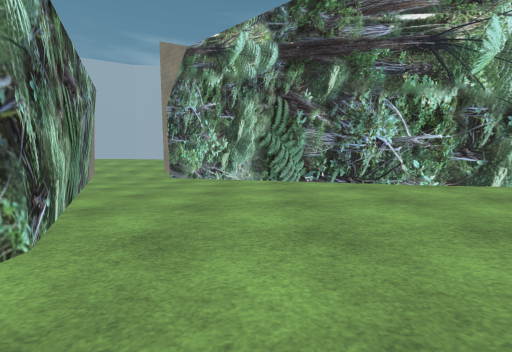
view 1 (above)

16 first-person views from a walk through a 3-D level made in the Godot game engine. The camera is 1.2 m above the floor, tilts 6° down and sees 90° across. Doors that lead somewhere are drawn open, without their leaves. The floor is counted in squares, 2 m on a side. Each view is taken from the middle of a square. On the plan, view 1 faces up. The plan holds only what a view shows up to about 9 squares ahead; the rest is blank. The place goes on beyond the plan. Characters and animated objects are not drawn. Some surface patterns are stand-ins.

view 2
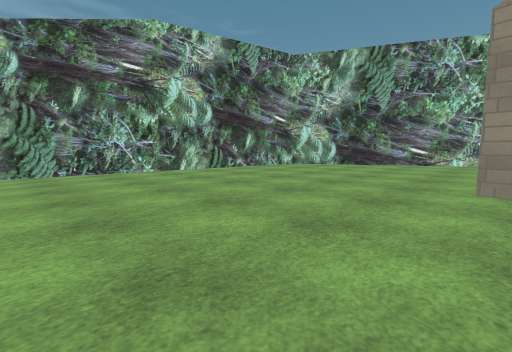

view 3
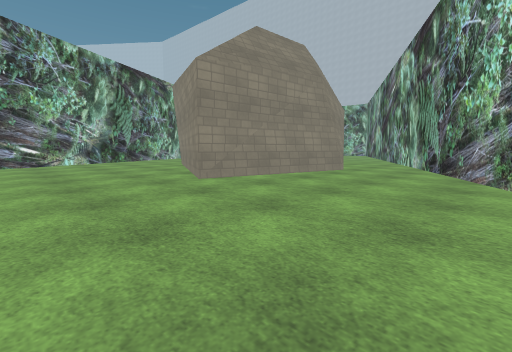

view 4
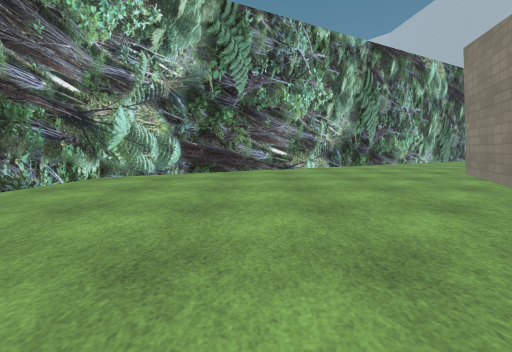

view 5
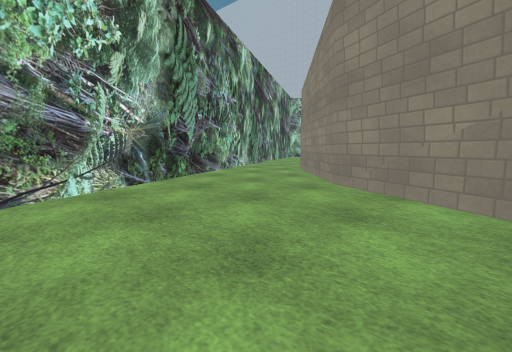

view 6
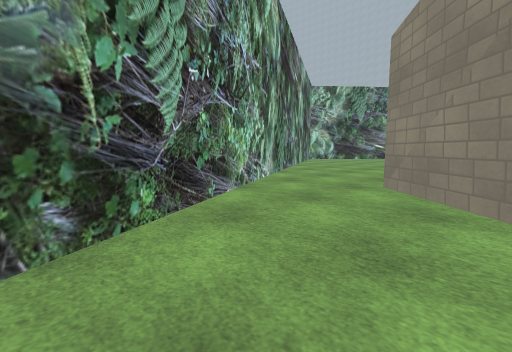

view 7
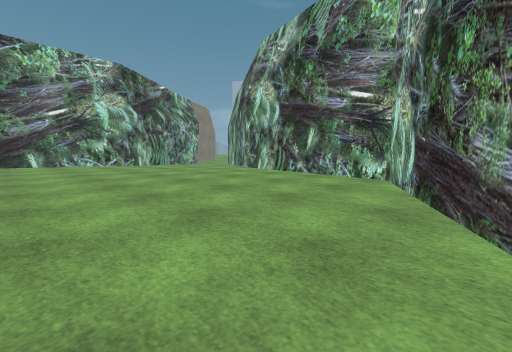

view 8
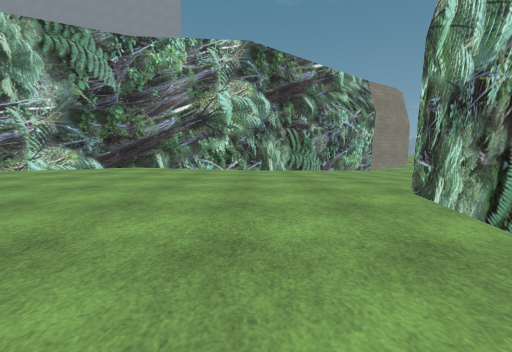

view 9
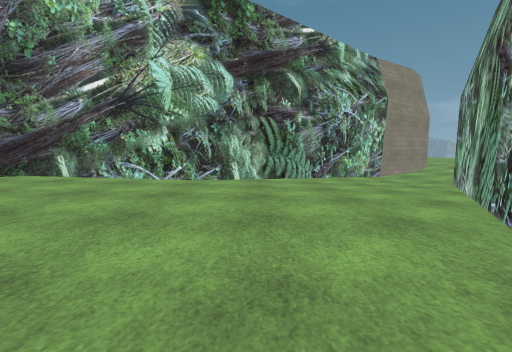

view 10
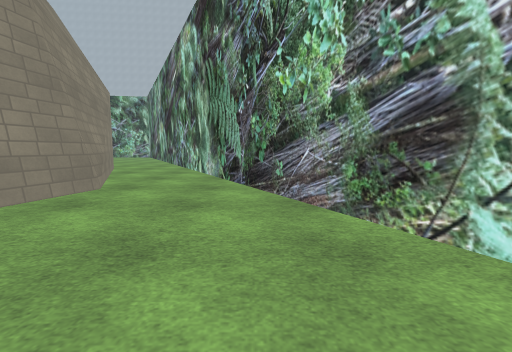

view 11
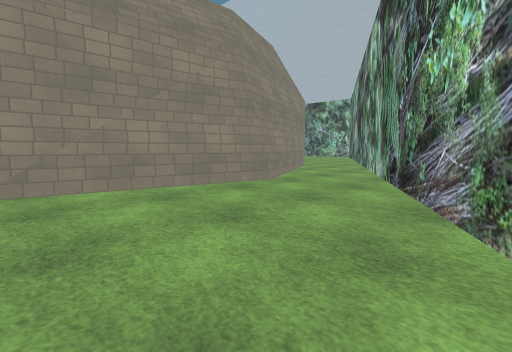

view 12
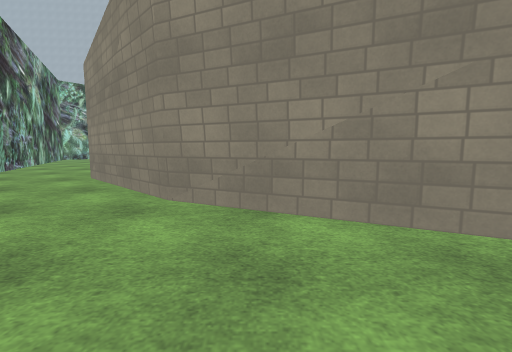

view 13
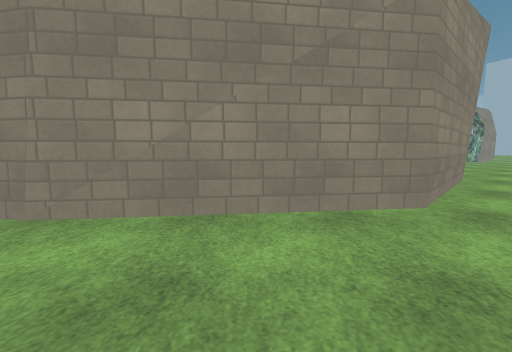

view 14
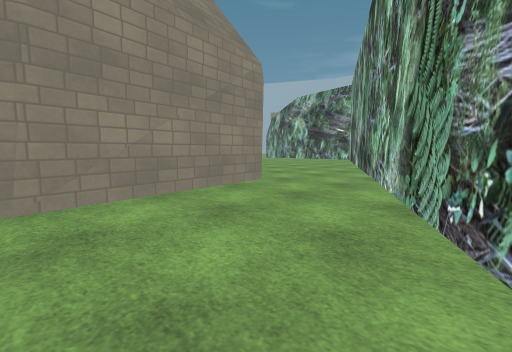

view 15
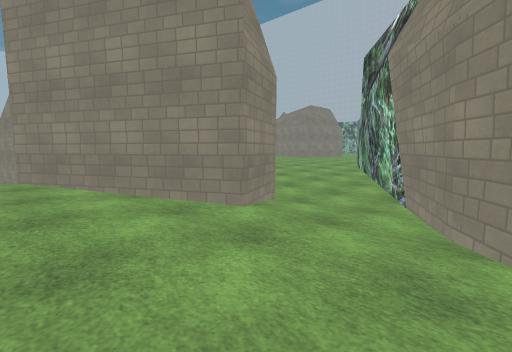

view 16
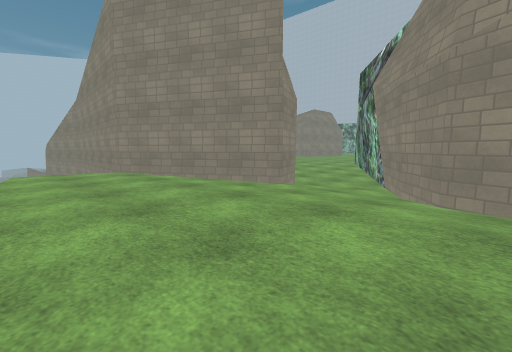

### Floor plan
Key: @ floor where view 1 was taken; # wall or solid block; . main floor; - floor 0.75 m lower than the main floor; / step, stairs or slope; v drop or lower ground.
Columns run from 7 left of view 1 to 16 right of it. Each row starts with its distance up from view 1.
 14 .......v
 13 ........
 12 ........///
 11 .///..#####
 10 #.//##
  9  #./#
  8   #/-#
  7   #---##
  6    #-...#
  5    #.....###
  4     #.......####
  3     #...........#
  2      #..........#
  1      #...........#
  0      #.@.........#
 -1      #............#
 -2      #............#
 -3       #.....#......#
 -4       #....# ##....#
 -5        #...#   ##...#
 -6        #...#     #...#
 -7         #..#      #..#
 -8         #..#      #...#
 -9          #..#     #...#
-10          #..#     #....#
-11           #..#     v...#

Where each view was taken, in squares from view 1:
view 1: 0 up, 0 right, facing up
view 2: 3 down, 0 right, facing up-right
view 3: 0 up, 0 right, facing down-right
view 4: 0 up, 3 right, facing right
view 5: 1 down, 7 right, facing down-right
view 6: 3 down, 10 right, facing down-right
view 7: 2 down, 10 right, facing up-left
view 8: 2 up, 7 right, facing left
view 9: 3 up, 4 right, facing left
view 10: 3 down, 1 right, facing down
view 11: 3 down, 0 right, facing down-right
view 12: 2 down, 8 right, facing down
view 13: 9 down, 14 right, facing left
view 14: 11 down, 15 right, facing up-left
view 15: 12 up, 6 left, facing down-right
view 16: 14 up, 7 left, facing down-right
